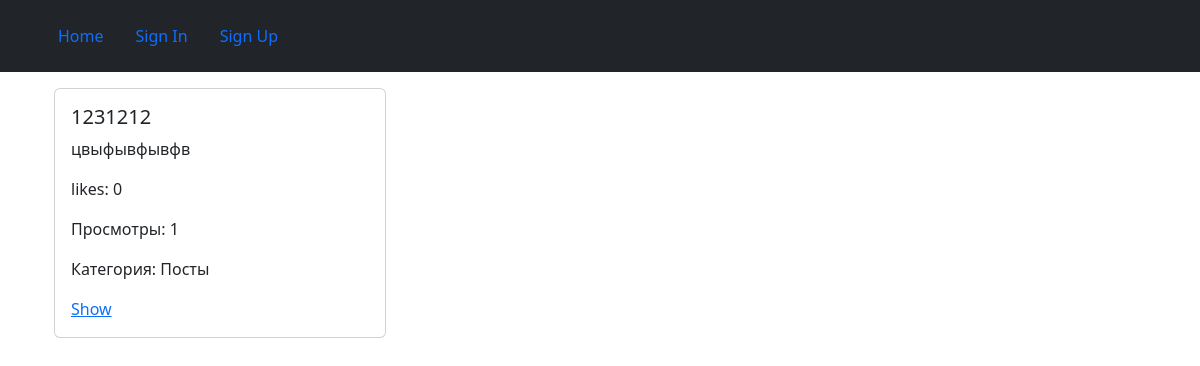
Before: / with the older database file.
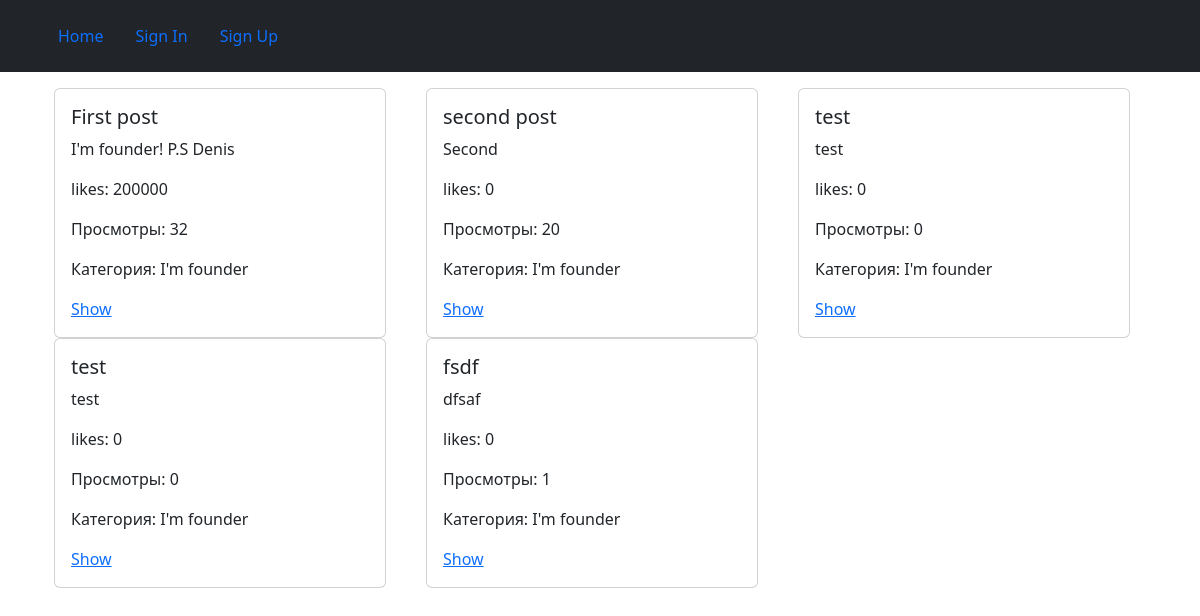
After: the same page with the newer database file.
### main/models.py (models this page shows, shortened)
class Post(models.Model):
    title = models.CharField(max_length=255, verbose_name="Название статьи")
    content = models.TextField(verbose_name="Текст статьи")
    likes = models.PositiveIntegerField(verbose_name="лайки", default=0)
    views = models.PositiveIntegerField(verbose_name="просмотры", default=0)
    category = models.ForeignKey(Категория, blank=True, on_delete=models.CASCADE)

class Категория(models.Model):
    название = models.CharField(max_length=255)
    def __str__(self):
        return self.название

### main/views.py (the view)
# urls.py: path('', home, name='home'),
def home(request):
    posts = Post.objects.all()
    data = {
        'posts': posts
    }
    return render(request, "home.html", data)

### main/templates/home.html
{% extends 'layout.html' %}
{% block content %}
    <div class="container">
        <div class="row">
            {% for post in posts %}
            <div class="col-4 d-flex align-item-center">
                <div class="card" style="width: calc(100% - 16px)">
                    <div class="card-body">
                        <h5 class="card-title">{{ post.title }}</h5>
                        <p class="card-text">{{ post.content }}</p>
                        <p class="card-text">likes: {{ post.likes }}</p>
                        <p class="card-text">Просмотры: {{ post.views }}</p>
                        <p class="card-text">Категория: {{ post.category }}</p>
                        <a href="{% url 'show_post' post.pk %}" class="card-link">Show</a>
                    </div>
                </div>
            </div>
            {% endfor %}
        </div>
    </div>
{% endblock %}

### main/templates/layout.html (shortened to what this page needs)
{% load static %}
<!DOCTYPE html>
<html lang="en">
<head>
    <link href="https://cdn.jsdelivr.net/npm/bootstrap@5.2.3/dist/css/bootstrap.min.css" rel="stylesheet">
</head>
<body>
    <header>
        <nav class="navbar navbar-expand-lg bg-dark">
            <div class="container">
                <ul class="navbar nav">
                    <li class="nav-item"><a class="nav-link" href="{% url 'home' %}">Home</a></li>
                    <li class="nav-item"><a class="nav-link" href="{% url 'login' %}">Sign In</a></li>
                    <li class="nav-item"><a class="nav-link" href="{% url 'reg' %}">Sign Up</a></li>
                </ul>
            </div>
        </nav>
    </header>
    <div class="container mt-3">
        {% block content %}
        {% endblock %}
    </div>
</body>
</html>

Changed rows visible on the page:
removed Post: title "1231212", content "цвыфывфывфв", likes "0", views "1", category "Посты"
added Post: title "First post", content "I'm founder! P.S Denis", likes "200000", views "32", category "I'm founder"
added Post: title "second post", content "Second", likes "0", views "20", category "I'm founder"
added Post: title "test", content "test", likes "0", views "0", category "I'm founder"
added Post: title "test", content "test", likes "0", views "0", category "I'm founder"
added Post: title "fsdf", content "dfsaf", likes "0", views "1", category "I'm founder"
